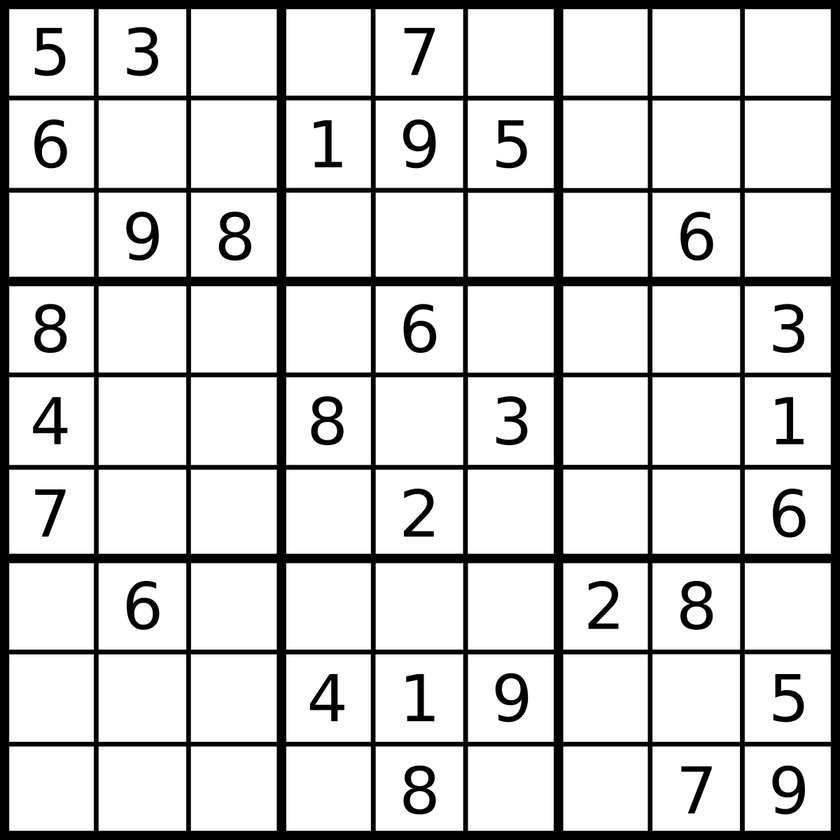
#> input picture openCV/images/r.png, 840 x 840 px, shrunk from 1200 x 1200 before the run, given in place of r.jpg, which was not available
$ python ex62_CornerwithSubPixel.py
#> lines starting #> are read from the running program, lines starting #| are printed output that depends on the picture; after the words box and inside, x2 and y2 are one past the last pixel; in counts of white or black regions, pixels touching at a corner belong together; pictures that were not available may be replaced by others from this repository, and a replacement may not be noted
from cv2 import cv2
import numpy as np

myImg = cv2.imread(r'E:\ImageProcessingdenemeleri\images\r.jpg')
#> myImg is the input picture: shape (840, 840, 3); min 0, max 255, mean 209.7
myImgG = cv2.cvtColor(myImg,cv2.COLOR_BGR2GRAY)
corneredImg = cv2.cornerHarris(np.float32(myImgG),3,5,0.246)
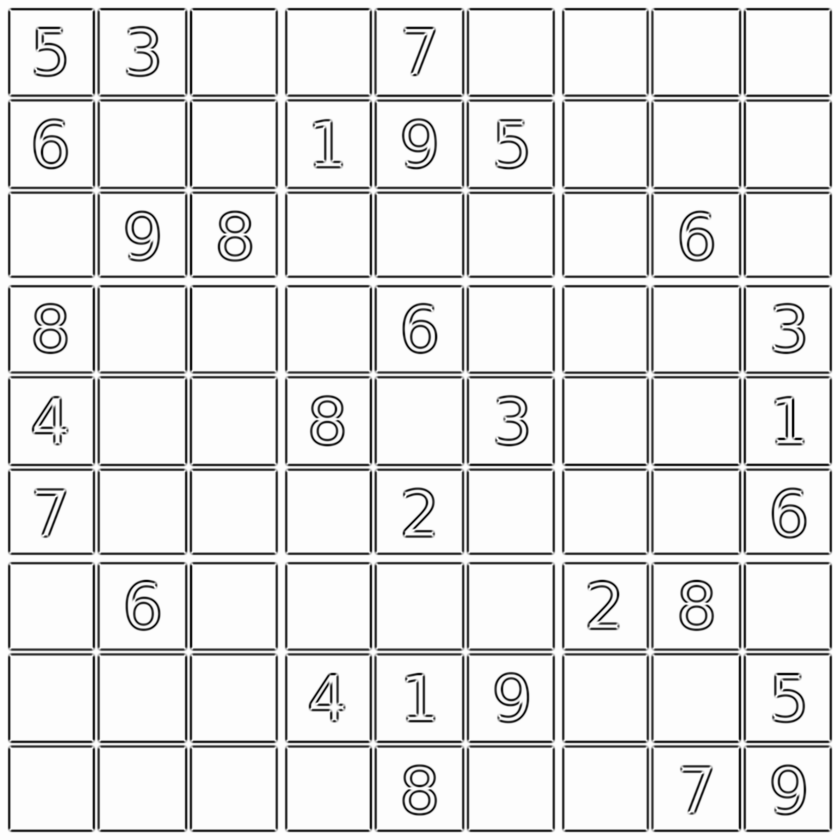
#> corneredImg: shape (840, 840) float32; min -3.95e+10, max 266043392, mean -3.76e+09; drawn with min black and max white
dilatedCornerImg = cv2.dilate(corneredImg,None)
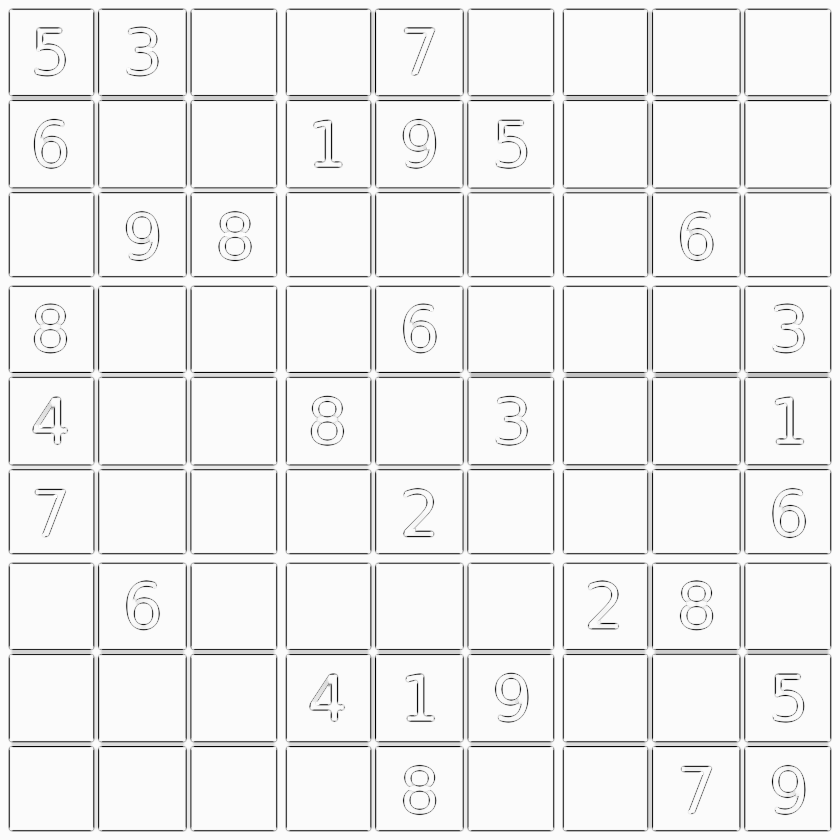
#> dilatedCornerImg: shape (840, 840) float32; min -1.96e+10, max 266043392, mean -925634560; drawn with min black and max white
dilatedCornerImg = np.uint8(dilatedCornerImg)
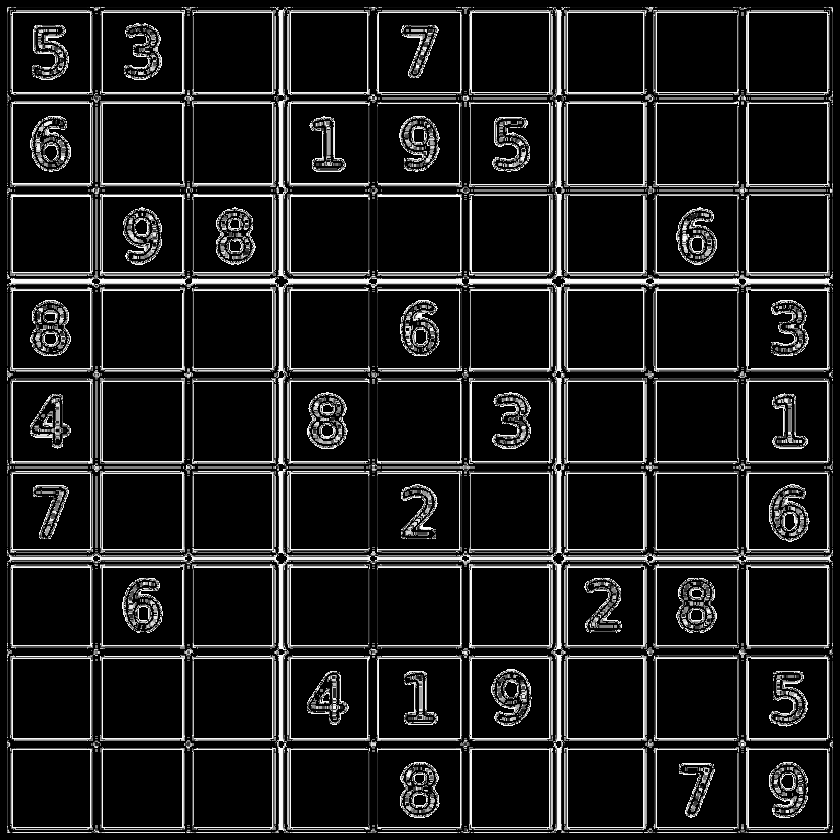
#> dilatedCornerImg: shape (840, 840); min 0, max 255, mean 31.2
myImg[dilatedCornerImg > 0.001*dilatedCornerImg.max()] = [255,255,255]
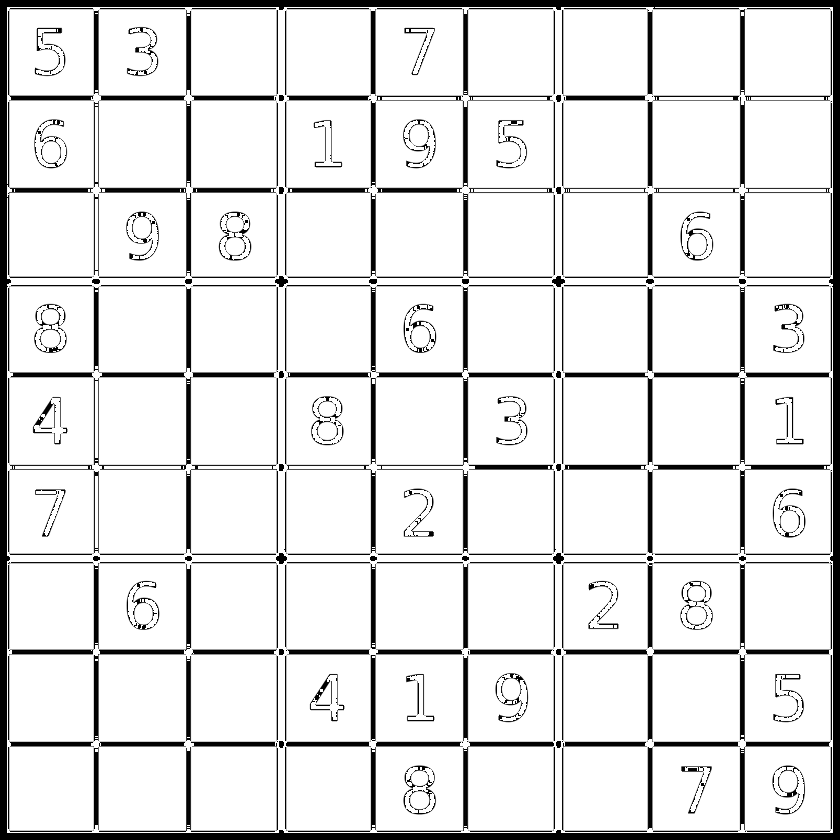
#> myImg: shape (840, 840, 3); 11.06% of pixels changed, all inside (x1, y1, x2, y2) = (7, 7, 833, 833)
ret,labels,stats,centroids = cv2.connectedComponentsWithStats(dilatedCornerImg)
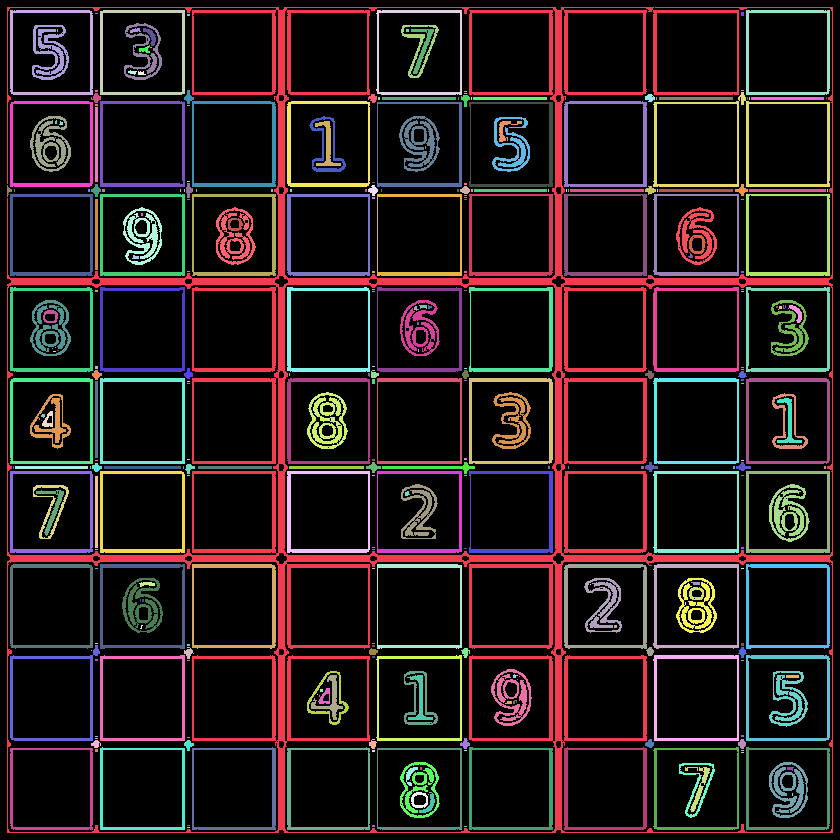
#> labels: shape (840, 840) int32; 325 distinct labels, from 0 to 324; one colour per label, 0 black
#> ret = 325; stats = 325 rows, first 6: [0, 0, 840, 840, 563598], [7, 7, 826, 826, 44348], [10, 10, 83, 85, 957], [100, 10, 85, 85, 978], [376, 10, 86, 85, 822], [746, 10, 84, 85, 967]; centroids = 325 pairs, first value 8.24 to 827, second value 13 to 827
criteria = (cv2.TERM_CRITERIA_EPS + cv2.TERM_CRITERIA_MAX_ITER,300,0.1)
'''The corners you find are in Pixel Coordinates. This means a Pixel can be
at Position (10,10) or (11,11) but not at Position (11.3,11.2) Subpixel
refinement allows edges at such positions and helps to find a better
position.'''
myImgCorners = cv2.cornerSubPix(myImgG,np.float32(centroids),(5,5),(-1,-1),criteria)
#> myImgCorners = 325 pairs, first value 9.66 to 829.3, second value 9.62 to 829.3
finalImg = np.hstack((centroids,myImgCorners))
#> finalImg = 325 rows, first 6: [419.9, 420.7, 419.9, 420.7], [428.6, 413.6, 428.6, 413.6], [51.03, 52.05, 51.03, 52.05], [142, 52, 142, 52], [419, 51.79, 420.9, 54.7], [787.1, 51.79, 787.1, 51.79]
finalImg = np.int64(finalImg) #int0 ile int64 aynı şeydir
#> finalImg = 325 rows, first 6: [419, 420, 419, 420], [428, 413, 428, 413], [51, 52, 51, 52], [142, 52, 142, 52], [418, 51, 420, 54], [787, 51, 787, 51]
myImg[finalImg[:,3],finalImg[:,2]] = [0,0,255]
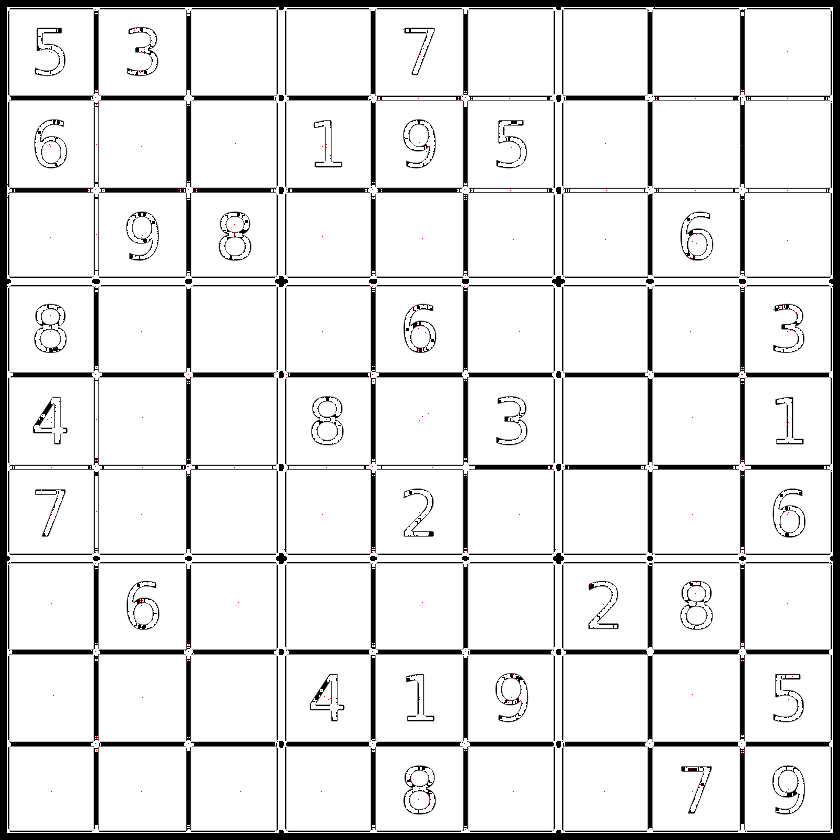
#> myImg: shape (840, 840, 3); 0.04% of pixels changed, all inside (x1, y1, x2, y2) = (9, 9, 830, 830)
cv2.imshow('Cornered with SubPixel',myImg)
cv2.waitKey(0)
cv2.destroyAllWindows()
